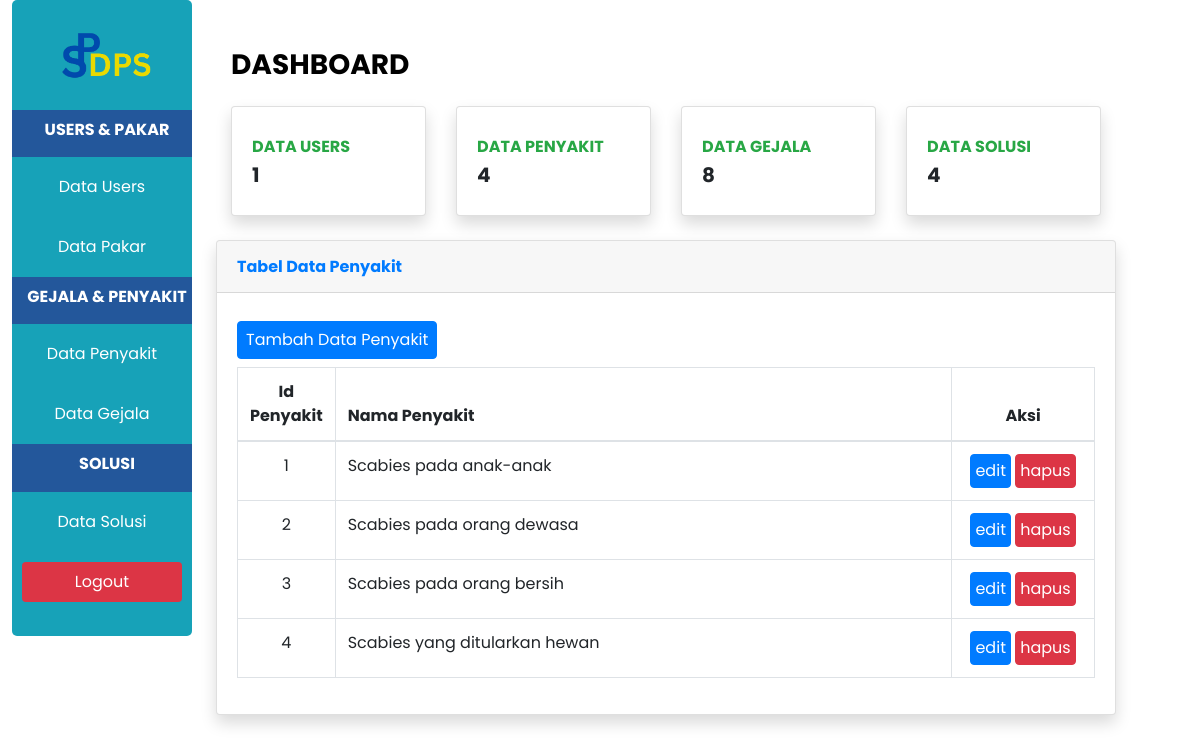
Page /indexPenyakit.php (signed in) on the committed database.
### tables this page shows
CREATE TABLE `penyakit` (
  `id_penyakit` int NOT NULL AUTO_INCREMENT,
  `penyakit` varchar(100) NOT NULL,
  PRIMARY KEY (`id_penyakit`)
);

### indexPenyakit.php (the view, shortened to what this page needs)
<?php
include "function.php";
$queryPenyakit = mysqli_query($koneksi, "SELECT * FROM penyakit");
$jumlahPasien = mysqli_query($koneksi, "SELECT COUNT('id_user') as jml_pasien FROM user WHERE role='1'");
$pasien = mysqli_fetch_assoc($jumlahPasien);
$jumlahPenyakit = mysqli_query($koneksi, "SELECT COUNT('id_penyakit') as jml_penyakit FROM penyakit");
$penyakit = mysqli_fetch_assoc($jumlahPenyakit);
$jumlahGejala = mysqli_query($koneksi, "SELECT COUNT('id_gejala') as jml_gejala FROM gejala");
$gejala = mysqli_fetch_assoc($jumlahGejala);
$jumlahSolusi = mysqli_query($koneksi, "SELECT COUNT('id_solusi') as jml_solusi FROM solusi");
$solusi = mysqli_fetch_assoc($jumlahSolusi);
?>
<!DOCTYPE html>
<html lang="en">
<head>
    <link rel="stylesheet" href="style.css">
    <link rel="stylesheet" href="https://stackpath.bootstrapcdn.com/bootstrap/4.4.1/css/bootstrap.min.css" />
</head>
<body>
    <div class="kiri bg-info">
        <section class="logo ">
        <a href="indexAdmin.php">
        <img src="gambar/DPS1.png" alt="" style="width: 100px; left:auto; right:auto;" class="ml-5 mr-5">
        </a>
        </section>
        <div class="sidebar-heading">
            <h5 class="font-weight-bold text-white text-uppercase teks">Users & Pakar </h5>
        </div>
        <section class="isi">
            <a class="nav-link" href="indexAdmin.php">
                <span>Data Users</span></a>
        </section>
        <section class="isi">
            <a class="nav-link" href="indexPakar.php">
                <span>Data Pakar</span></a>
        </section>
        <div class="sidebar-heading">
            <h5 class="font-weight-bold text-white text-uppercase teks">Gejala & Penyakit</h5>
        </div>
        <section class="isi">
            <a class="nav-link" href="indexPenyakit.php">
                <span>Data Penyakit</span>
            </a>
        </section>
        <section class="isi">
            <a class="nav-link" href="indexGejala.php">
                <span>Data Gejala</span>
            </a>
        </section>
        <div class="sidebar-heading">
            <h5 class="font-weight-bold text-white text-uppercase teks">Solusi</h5>
        </div>
        <section class="isi">
            <a class="nav-link" href="indexSolusi.php">
                <span>Data Solusi</span>
            </a>
        </section>
        <section class="isi">
            <a class="nav-link bg-danger rounded mb-4" href="logout.php">
                <span>Logout</span>
            </a>
        </section>
    </div>
    <div class="kanan ">
        <div class="container-fluid mt-5 ">
            <div class="d-sm-flex align-items-center justify-content-between mb-4">
            <h1 class="h3 mb-0 text-gray-800"><strong>
                    <a  style="color: black;
    text-decoration: none;" href="indexAdmin.php">DASHBOARD</a></strong></h1>
            </div>
            <div class="row ">
                <div class="col-xl-3 col-md-6 mb-4">
                    <div class="card border-left-primary shadow h-100 py-2">
                        <div class="card-body">
                            <div class="row no-gutters align-items-center">
                                <div class="col mr-2">
                                    <div class="text-xs font-weight-bold text-success text-uppercase mb-1">Data Users</div>
                                    <div class="h5 mb-0 font-weight-bold text-gray-800"><?= $pasien['jml_pasien']; ?></div>
                                </div>
                            </div>
                        </div>
                    </div>
                </div>
                <div class="col-xl-3 col-md-6 mb-4">
                    <div class="card border-left-success shadow h-100 py-2">
                        <div class="card-body">
                            <div class="row no-gutters align-items-center">
                                <div class="col mr-2">
                                    <div class="text-xs font-weight-bold text-success text-uppercase mb-1">Data Penyakit</div>
                                    <div class="h5 mb-0 font-weight-bold text-gray-800"><?= $penyakit['jml_penyakit']; ?></div>
                                </div>
                            </div>
                        </div>
                    </div>
                </div>
                <div class="col-xl-3 col-md-6 mb-4">
                    <div class="card border-left-info shadow h-100 py-2">
                        <div class="card-body">
                            <div class="row no-gutters align-items-center">
                                <div class="col mr-2">
                                    <div class="text-xs font-weight-bold text-success text-uppercase mb-1">Data Gejala</div>
                                    <div class="h5 mb-0 font-weight-bold text-gray-800"><?= $gejala['jml_gejala']; ?></div>
                                </div>
                            </div>
                        </div>
                    </div>
                </div>
                <div class="col-xl-3 col-md-6 mb-4">
                    <div class="card border-left-warning shadow h-100 py-2">
                        <div class="card-body">
                            <div class="row no-gutters align-items-center">
                                <div class="col mr-2">
                                    <div class="text-xs font-weight-bold text-success text-uppercase mb-1">Data Solusi</div>
                                    <div class="h5 mb-0 font-weight-bold text-gray-800"><?= $solusi['jml_solusi']; ?></div>
                                </div>
                            </div>
                        </div>
                    </div>
                </div>
                <div class="card shadow mb-12 w-100">
                    <div class="card-header py-3">
                        <h6 class="m-0 font-weight-bold text-primary">Tabel Data Penyakit</h6>
                    </div>
                    <div class="card-body">
                        <form method="post" encytpe="multipart/form-data">
                            <table class="table table-bordered" id="dataTable" width="100%" cellspacing="0">
                                <thead>
                                    <tr>
                                        <th class="text-center col-1">Id Penyakit</th>
                                        <th>Nama Penyakit</th>
                                        <th class="text-center col-2">Aksi</th>
                                    </tr>
                                </thead>
                                <tbody>
                                    <?php while ($data = mysqli_fetch_assoc($queryPenyakit)) { ?>
                                        <tr>
                                            <td class="text-center"><?= $data['id_penyakit']; ?></td>
                                            <td><?= $data['penyakit']; ?></td>
                                            <td class="text-center">
                                                <a class="btn btn-primary p-1" href="ubahPenyakit.php?id_penyakit=<?php echo $data["id_penyakit"]; ?>">edit</a>
                                                <a href="function.php?act=hapusPenyakit&id_penyakit=<?= $data['id_penyakit']; ?>" onclick="return confirm('Yakin ingin menghapus data?');" class="btn btn-danger p-1">hapus</a>
                                            </td>
                                        </tr>
                                    <?php } ?>
                                </tbody>
                                <a href="tambahPenyakit.php" class="btn btn-primary my-2 px-2">Tambah Data Penyakit</a>
                            </table>
                        </form>
                    </div>
                </div>
            </div>
        </div>
    </div>
</body>
</html>

### style.css (style rules this page uses)
*, body, html { margin: 0; padding: 0; font-family: "Poppins", sans-serif; box-sizing: border-box; scroll-behavior: smooth; }
.kiri { margin: 1%; margin-top: auto; width: 15%; height: auto; border-radius: 5px 5px 5px 5px; float: left; }
.kanan { margin: 1%; margin-top: auto; width: 75%; height: auto; float: left; }
.logo { display: flex; margin-top: 30px; margin-bottom: 30px; align-content: center; }
.teks { font-size: medium; }
.isi { text-align: center; padding: 10px; color: #4183d7; }
.sidebar-heading { color: #ffff; background-color: rgb(35, 87, 155); padding-left: 10px; padding-bottom: 10px; padding-top: 10px; text-align: center; }
.nav-link { text-align: center; color: #fff; }
.card { border: none; }
.btn-primary { background: #9490ff50; border: none; color: #4541af; border-radius: 10px; }

### rows in the picture
penyakit: id_penyakit "1", penyakit "Scabies pada anak-anak"
penyakit: id_penyakit "2", penyakit "Scabies pada orang dewasa"
penyakit: id_penyakit "3", penyakit "Scabies pada orang bersih"
penyakit: id_penyakit "4", penyakit "Scabies yang ditularkan hewan"

### other values in the picture
$pasien['jml_pasien'] "1"
$penyakit['jml_penyakit'] "4"
$gejala['jml_gejala'] "8"
$solusi['jml_solusi'] "4"
